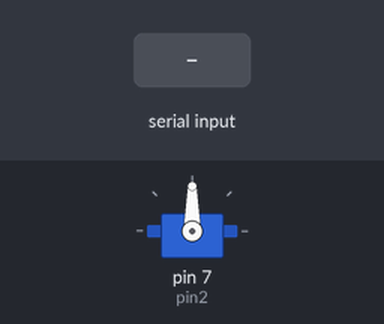
A sketch run on a simulated Arduino Uno, built with avr-gcc and run on an emulated ATmega328P. Parts: servo. Inputs (shaded band) come from the test bench.

Above: at 9.2 s.
9.3 s: "a" received over Serial
At 9.7 s:
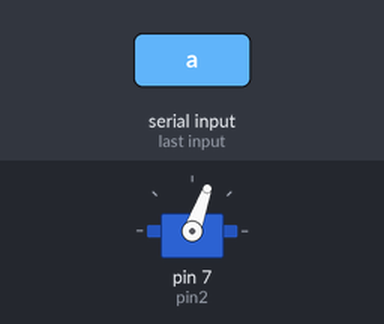
Timing chart, 0 to 12.3 s (numbered marks = the images above; inputs shaded):
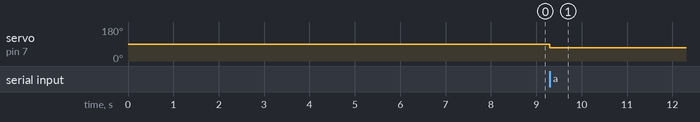

The sketch:

servo_test5.ino
```cpp
#include<Servo.h>

int pin1=4;
int angle1=70;
Servo sun1;
int pin2=7;
int angle2=90;
Servo sun2;
int incomingData;

void setup() {
Serial.begin(9600);
pinMode(pin1, OUTPUT);
delay(2000);
sun1.attach(pin1);
delay(2000);
pinMode(pin2, OUTPUT);
delay(2000);
sun1.attach(pin2);
delay(2000);

}

void loop() {

if (Serial.available()>0) {

   incomingData=Serial.read();
   if (incomingData == 'a'){
      sun1.write(angle1);
      delay(2000);
      sun1.detach();
      delay(1000);
      sun2.write(angle2);
      delay(2000);
      sun2.detach();
   } else if(incomingData != 'a'){
      sun1.write(0);
      delay(2000);
      sun1.detach();
      delay(1000);
      sun2.write(0);
      delay(2000);
      sun2.detach();
   }
}


}
```

Measured:
- after the input at 9.3 s, servo on pin 7 (pin2): 90° → 70° at once
